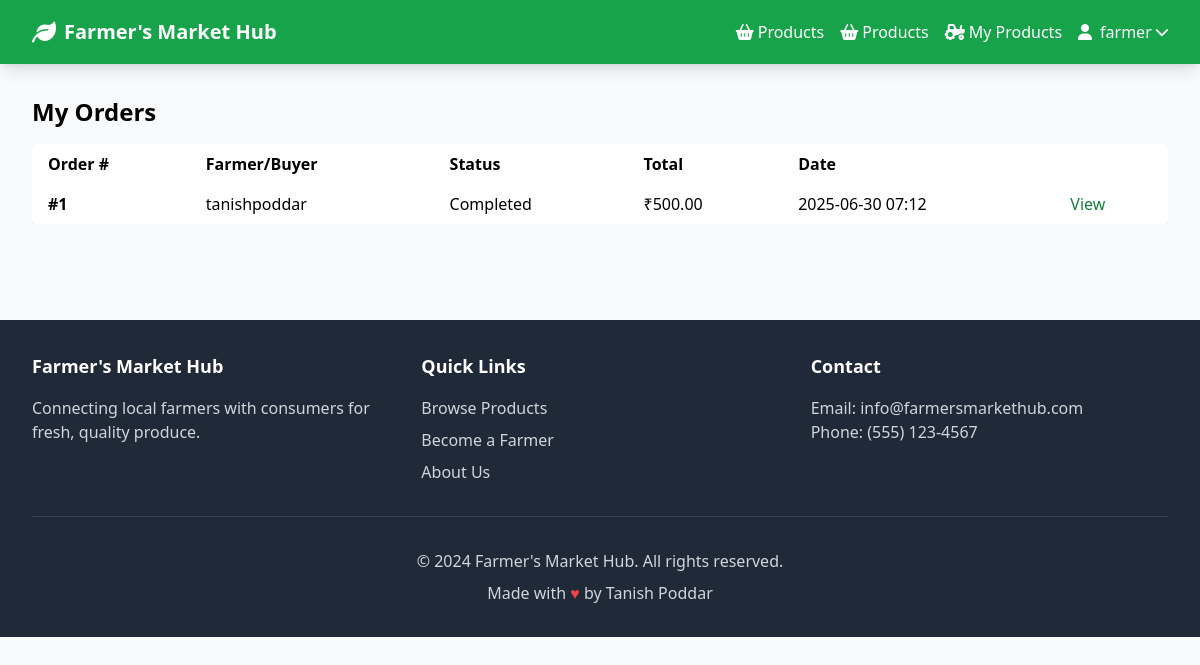
The app's page /my-orders (signed in) with its own data.
### app/models.py (models this page shows, shortened)
class User(UserMixin, db.Model):
    id = db.Column(db.Integer, primary_key=True)
    username = db.Column(db.String(80), unique=True, nullable=False)
    email = db.Column(db.String(120), unique=True, nullable=False)
    password_hash = db.Column(db.String(128))
    role = db.Column(db.Enum(UserRole), default=UserRole.BUYER)
    is_approved = db.Column(db.Boolean, default=False)
    is_blocked = db.Column(db.Boolean, default=False)
    location = db.Column(db.String(200))
    phone = db.Column(db.String(20))
    created_at = db.Column(db.DateTime, default=datetime.utcnow)
    products = db.relationship('Product', backref='farmer', lazy=True)
    orders_as_buyer = db.relationship('Order', foreign_keys='Order.buyer_id', backref='buyer', lazy=True)
    orders_as_farmer = db.relationship('Order', foreign_keys='Order.farmer_id', backref='farmer', lazy=True)
    def is_farmer(self):
        return self.role == UserRole.FARMER
    def is_admin(self):
        return self.role == UserRole.ADMIN

class Order(db.Model):
    id = db.Column(db.Integer, primary_key=True)
    buyer_id = db.Column(db.Integer, db.ForeignKey('user.id'), nullable=False)
    farmer_id = db.Column(db.Integer, db.ForeignKey('user.id'), nullable=False)
    status = db.Column(db.Enum(OrderStatus), default=OrderStatus.PENDING)
    total_price = db.Column(db.Float, default=0.0)
    delivery_type = db.Column(db.Enum(DeliveryType), default=DeliveryType.PICKUP)
    delivery_address = db.Column(db.Text)
    delivery_fee = db.Column(db.Float, default=0.0)
    notes = db.Column(db.Text)
    created_at = db.Column(db.DateTime, default=datetime.utcnow)
    updated_at = db.Column(db.DateTime, default=datetime.utcnow, onupdate=datetime.utcnow)
    items = db.relationship('OrderItem', backref='order', lazy=True, cascade='all, delete-orphan')

### app/routes/orders.py (the view)
@orders_bp.route('/my-orders')
@login_required
def my_orders():
    if current_user.role == UserRole.BUYER:
        orders = Order.query.filter_by(buyer_id=current_user.id).order_by(Order.created_at.desc()).all()
    elif current_user.role == UserRole.FARMER:
        orders = Order.query.filter_by(farmer_id=current_user.id).order_by(Order.created_at.desc()).all()
    else:
        orders = []
    return render_template('orders/my_orders.html', orders=orders)

### app/models.py (called while the page is built)
@login_manager.user_loader
def load_user(user_id):
    return User.query.get(int(user_id))

### app/templates/orders/my_orders.html (shortened to what this page needs)
{% extends 'base.html' %}
{% block content %}
<h1 class="text-2xl font-bold mb-4">My Orders</h1>
{% if orders %}
<div class="overflow-x-auto">
    <table class="min-w-full bg-white rounded shadow">
        <thead>
            <tr>
                <th class="px-4 py-2 text-left">Order #</th>
                <th class="px-4 py-2 text-left">Farmer/Buyer</th>
                <th class="px-4 py-2 text-left">Status</th>
                <th class="px-4 py-2 text-left">Total</th>
                <th class="px-4 py-2 text-left">Date</th>
                <th class="px-4 py-2"></th>
            </tr>
        </thead>
        <tbody>
            {% for order in orders %}
            <tr>
                <td class="px-4 py-2 font-semibold">#{{ order.id }}</td>
                <td class="px-4 py-2">
                    {% if current_user.is_farmer() %}
                        {{ order.buyer.username }}
                    {% else %}
                        {{ order.farmer.username }}
                    {% endif %}
                </td>
                <td class="px-4 py-2">{{ order.status.value|capitalize }}</td>
                <td class="px-4 py-2">₹{{ '%.2f'|format(order.total_price) }}</td>
                <td class="px-4 py-2">{{ order.created_at.strftime('%Y-%m-%d %H:%M') }}</td>
                <td class="px-4 py-2">
                    <a href="{{ url_for('orders.order_detail', order_id=order.id) }}" class="text-green-700 hover:underline">View</a>
                </td>
            </tr>
            {% endfor %}
        </tbody>
    </table>
</div>
{% else %}
<p class="text-gray-500">You have no orders yet.</p>
{% endif %}
{% endblock %}

### app/templates/base.html (shortened to what this page needs)
<!DOCTYPE html>
<html lang="en">
<head>
    <script src="https://cdn.tailwindcss.com"></script>
    <link rel="stylesheet" href="https://cdnjs.cloudflare.com/ajax/libs/font-awesome/6.0.0/css/all.min.css">
</head>
<body class="bg-gray-50 min-h-screen">
    <nav class="bg-green-600 text-white shadow-lg">
        <div class="max-w-7xl mx-auto px-4 sm:px-6 lg:px-8">
            <div class="flex justify-between h-16">
                <div class="flex items-center">
                    <a href="{{ url_for('main.index') }}" class="flex items-center space-x-2">
                        <i class="fas fa-leaf text-2xl"></i>
                        <span class="text-xl font-bold">Farmer's Market Hub</span>
                    </a>
                </div>
                <div class="flex items-center space-x-4">
                    <a href="{{ url_for('main.products') }}" class="hover:text-green-200 transition-colors">
                        <i class="fas fa-shopping-basket mr-1"></i>Products
                    </a>
                    {% if current_user.is_authenticated %}
                        {% if current_user.is_admin() %}
                            <a href="{{ url_for('admin.dashboard') }}" class="hover:text-green-200 transition-colors">
                                <i class="fas fa-cog mr-1"></i>Admin
                            </a>
                            <div class="relative" id="profile-dropdown">
                                <button id="profile-dropdown-btn" type="button" class="flex items-center space-x-1 hover:text-green-200 transition-colors focus:outline-none">
                                    <i class="fas fa-user mr-1"></i>
                                    <span>{{ current_user.username }}</span>
                                    <i class="fas fa-chevron-down text-sm"></i>
                                </button>
                                <div id="profile-dropdown-menu" class="absolute right-0 mt-2 w-48 bg-white rounded-md shadow-lg py-1 z-50 hidden">
                                    <a href="{{ url_for('auth.logout') }}" class="block px-4 py-2 text-gray-800 hover:bg-gray-100">
                                        <i class="fas fa-sign-out-alt mr-2"></i>Logout
                                    </a>
                                </div>
                            </div>
                        {% else %}
                            <a href="{{ url_for('main.products') }}" class="hover:text-green-200 transition-colors">
                                <i class="fas fa-shopping-basket mr-1"></i>Products
                            </a>
                            {% if current_user.is_farmer() %}
                                <a href="{{ url_for('products.farmer_products') }}" class="hover:text-green-200 transition-colors">
                                    <i class="fas fa-tractor mr-1"></i>My Products
                                </a>
                            {% endif %}
                            <div class="relative" id="profile-dropdown">
                                <button id="profile-dropdown-btn" type="button" class="flex items-center space-x-1 hover:text-green-200 transition-colors focus:outline-none">
                                    <i class="fas fa-user mr-1"></i>
                                    <span>{{ current_user.username }}</span>
                                    <i class="fas fa-chevron-down text-sm"></i>
                                </button>
                            </div>
                        {% endif %}
                    {% endif %}
                </div>
            </div>
        </div>
    </nav>
    <main class="max-w-7xl mx-auto px-4 sm:px-6 lg:px-8 py-8">
        {% block content %}{% endblock %}
    </main>
    <footer class="bg-gray-800 text-white mt-16">
        <div class="max-w-7xl mx-auto px-4 sm:px-6 lg:px-8 py-8">
            <div class="grid grid-cols-1 md:grid-cols-3 gap-8">
                <div>
                    <h3 class="text-lg font-semibold mb-4">Farmer's Market Hub</h3>
                    <p class="text-gray-300">Connecting local farmers with consumers for fresh, quality produce.</p>
                </div>
                <div>
                    <h3 class="text-lg font-semibold mb-4">Quick Links</h3>
                    <ul class="space-y-2">
                        <li><a href="{{ url_for('main.products') }}" class="text-gray-300 hover:text-white">Browse Products</a></li>
                        <li><a href="{{ url_for('main.become_farmer') }}" class="text-gray-300 hover:text-white">Become a Farmer</a></li>
                        <li><a href="{{ url_for('main.about') }}" class="text-gray-300 hover:text-white">About Us</a></li>
                    </ul>
                </div>
                <div>
                    <h3 class="text-lg font-semibold mb-4">Contact</h3>
                    <p class="text-gray-300">Email: info@farmersmarkethub.com</p>
                    <p class="text-gray-300">Phone: (555) 123-4567</p>
                </div>
            </div>
            <div class="border-t border-gray-700 mt-8 pt-8 text-center text-gray-300">
                <p>&copy; 2024 Farmer's Market Hub. All rights reserved.</p>
                <p class="mt-2">Made with <span class="text-red-500">&hearts;</span> by Tanish Poddar</p>
            </div>
        </div>
    </footer>
</body>
</html>

### records on screen
User: username "farmer"
Order: id "1", buyer.username "tanishpoddar", status.value "Completed", total_price "500.00", created_at "2025-06-30 07:12"
